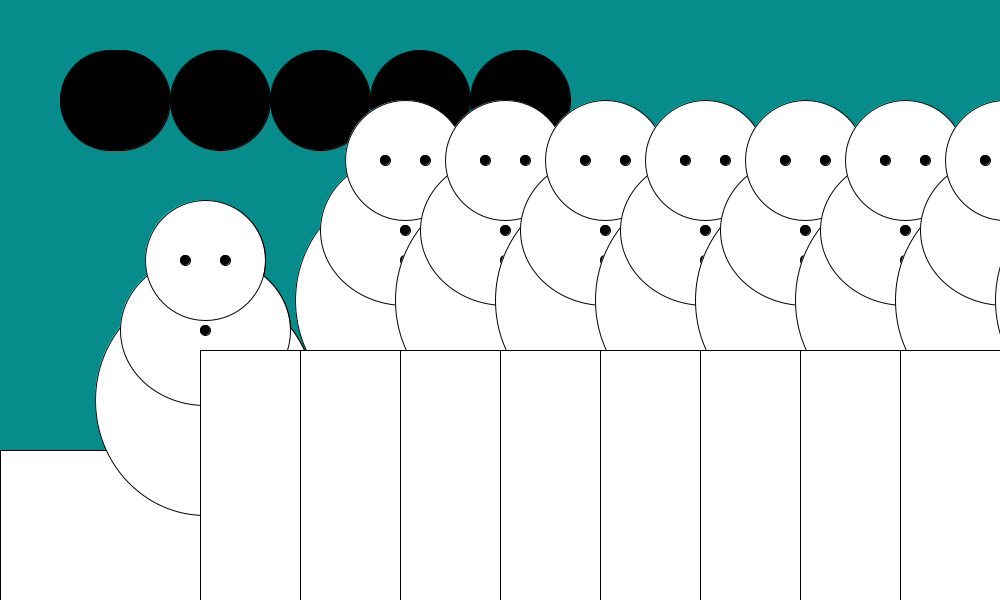
Frame 1 (no input)
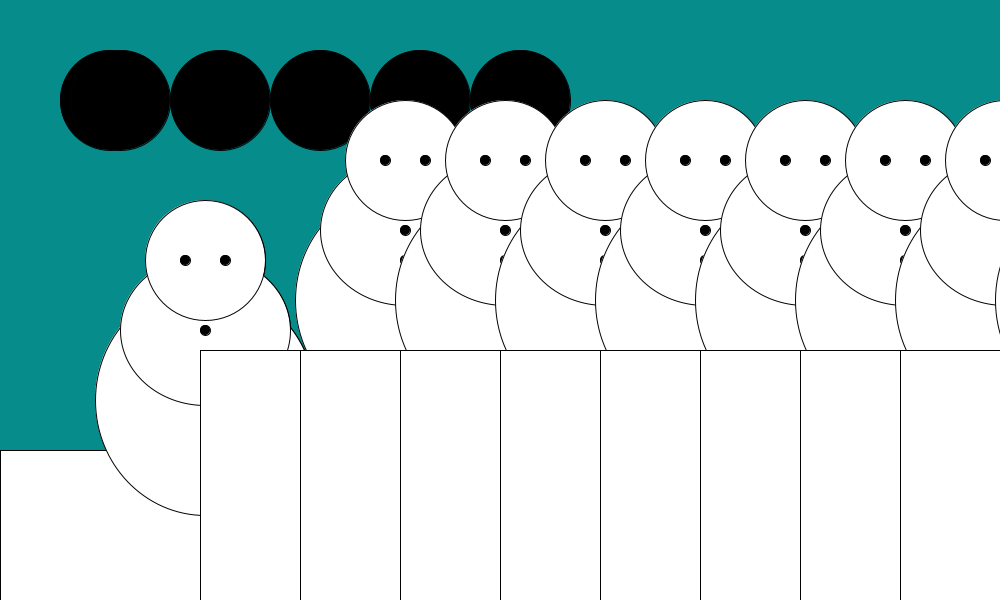
Frame 60 (the mouse pressed at the canvas centre just before this capture)
Frame 120 (the mouse held since frame 60 and released just before this capture): identical to frame 60, image omitted

The Processing sketch that drew these frames (run headless with seeded random() and noise(); from frame 60 on, the mouse is pressed at the canvas centre):

// Processing sketch: parter_function_exercise
// ── parter_function_exercise.pde
int x;
int y;
int shape;
int numsnow = 400;
int maxDropheight = 600;
int i;
int c;
boolean yellowcirc = true;


//snowman on a mountain with random spawning falling snow
void setup() {
  size (1000, 600);
  frameRate (10);
  x = 0;
  y = 0;
  for (int i = 0; i < numsnow; i++) {
  }
}
void draw() {
  background (7, 140, 140);
  push ();
{
 translate(10, 0);
  friend();
}
{
 translate(10, 0);
  friend();
}{
 translate(100, 0);
  friend();
}{
 translate(100, 0);
  friend();
}
{
 translate(100, 0);
  friend();
}
{
 translate(100, 0);
  friend();
}
  pop();
  snowman();

  stroke(3);
  shape = (int) random (0, 6);
  println  ("shape is " +shape);
  snowman();
  translate(200, -100);
  snowman();
  translate(100, 0);
  snowman();
  translate(100, 0);
  snowman();
  translate(100, 0);
  snowman();
  translate(100, 0);
  snowman();
  translate(100, 0);
  snowman();
  translate(100, 0);
  snowman();
  translate(100, 0);
  snowman();
  translate(100, 0);
  snowman();
  translate(100, 0);
  snowman();
  translate(100, 0);
  snowman();
  translate(100, 0);
  snowman();
  translate(100, 0);
  snowman();
  translate(100, 0);
  snowman();
  translate(100, 0);
  snowman();
  translate(100, 0);
  snowman();
  translate(100, 0);
  snowman();
  translate(100, 0);
  snowman();



  float x;
  float y;

  x = random(10, width);
  y = random(550, height);

  if (x < 300 && y < 300) {
    fill(255);
  } else {
    fill(255);
  }
  circle(x, y, 20);

  if (x > 300 && y > 300) {
    fill(255);
  } else {
  }
  circle(x, y, 20);

  if (x > 300 && y < 300) {
    fill(255);
  } else {
  }
  circle(x, y, 20);

  for (int i = 0; i < 30; i = i + 1) {
    x = random(0, width);
    y = random(0, height);
    if (y > 450) {
      fill(245, 233, 66);
    } else if (y < 450) {
      fill(255);
    }
    circle(x, y, 20);

    fill(89, 214, 165);
  }
  circle(x, y, 20);

  if (yellowcirc == true) {
    fill(0, 0, 0);
  }

  //PROJECT DESCRIPTION
  //In this project I created random snow on a mountain top
  //The snow spawns in and the snow on the floor appears yellow due to controlled randomness
  //The reasoning for it being yellow is that the snowman is peeing
  //My inspiration for this project was seeing a tik tok about the Frozen movie 7 year anaversiry
  //I tried to make the snow fall but it did not work
  //
}

void snowman() {
  
  
  fill (255, 255, 255);
  fill (255);
  rect (00, 450, 1000, 400);
  ellipse(205, 400, 220, 230);
  ellipse(205, 330, 170, 150);
  ellipse(205, 260, 120, 120);
  fill(0);
  circle(225, 260, 10);
  circle(185, 260, 10);
  circle(205, 330, 10);
  circle(205, 360, 10);
  circle(205, 390, 10);
  circle(205, 420, 10);
}
//i got this from dylan
void friend() {
  // code for the moon
  fill(c);
  ellipse(100, 100, 100, 100);
}
